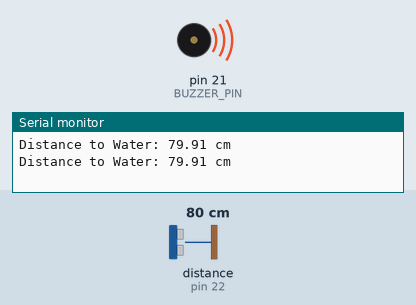
This sketch was run on a simulated Arduino Mega 2560, built with avr-gcc and run on an emulated ATmega2560. On the bench: buzzer (waves = sounding, pin HIGH), the last lines printed to the serial monitor. Wiring (inferred from the names in the program): ultrasonic range finder: trigger pin 23; echo pin 22. Inputs (shaded band) come from the test bench; at power-on: distance to the obstacle (sensor on pin 22) 80 cm. The echo pulse lasts 58.3 µs per cm; pins used as bus, display or sensor lines are not drawn.

Above: at 1.8 s.
1.9 s: distance to the obstacle (sensor on pin 22) set to 85 cm
At 2.9 s:
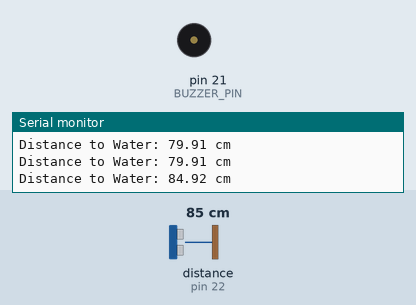
3.5 s: distance to the obstacle (sensor on pin 22) set to 2 cm
At 4.7 s:
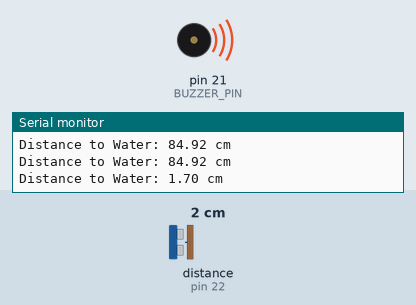
5.5 s: distance to the obstacle (sensor on pin 22) set to 120 cm
At 6.5 s:
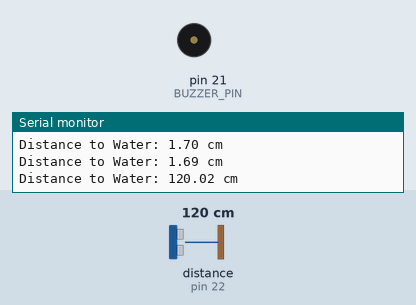
Timing chart, 0 to 8.5 s (numbered marks = the images above; inputs shaded):
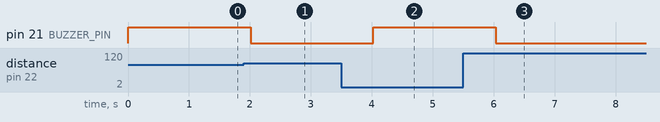

Measured:
- the behaviour switches between 80 and 81 cm on distance to the obstacle (sensor on pin 22) (found by bisection; images 0 and 1)
- after the input at 1.9 s, pin 21 (BUZZER_PIN): HIGH → LOW after 0.12 s
- after the input at 3.5 s, pin 21 (BUZZER_PIN): LOW → HIGH after 0.53 s
- after the input at 5.5 s, pin 21 (BUZZER_PIN): HIGH → LOW after 0.53 s

The sketch:

ultrasonic_water_sensor.ino
```cpp
#define TRIG_PIN 23
#define ECHO_PIN 22
#define BUZZER_PIN 21
#define TANK_HEIGHT 400.0  // Height of the tank in centimeters
#define TARGET_DISTANCE 80.0  // Distance to water when buzzer should beep (80 cm)

void setup() {
  Serial.begin(115200);
  pinMode(TRIG_PIN, OUTPUT);
  pinMode(ECHO_PIN, INPUT);
  pinMode(BUZZER_PIN, OUTPUT);
  digitalWrite(TRIG_PIN, LOW);
  digitalWrite(BUZZER_PIN, LOW);  // Make sure the buzzer is off initially
}

void loop() {
  // Send a pulse
  digitalWrite(TRIG_PIN, HIGH);
  delayMicroseconds(10);
  digitalWrite(TRIG_PIN, LOW);

  // Measure the time for the echo to return
  long duration = pulseIn(ECHO_PIN, HIGH);

  // Calculate the distance from the sensor to the water surface in centimeters
  float distanceToWater = (duration / 2.0) * 0.0344;

  // Print the distance to the water
  Serial.print("Distance to Water: ");
  Serial.print(distanceToWater);
  Serial.println(" cm");

  // Check if the distance is less than or equal to the target distance (80 cm)
  if (distanceToWater <= TARGET_DISTANCE) {
    digitalWrite(BUZZER_PIN, HIGH);  // Turn on the buzzer
  } else {
    digitalWrite(BUZZER_PIN, LOW);  // Turn off the buzzer
  }

  delay(1000);  // Update every second
}
```
